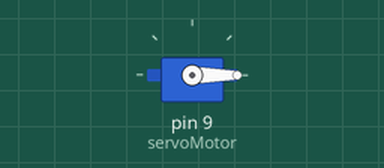
Simulated run of this sketch. Board: Arduino Uno, built with avr-gcc and run on an emulated ATmega328P. Shown: servo.

Above: at 0.05 s.
At 2.05 s:
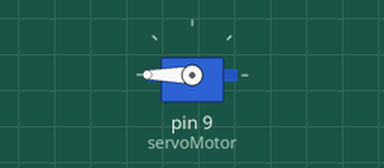
At 4.0 s:
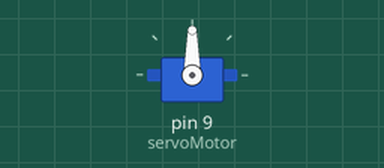
Timing chart, 0 to 5.2 s (numbered marks = the images above):
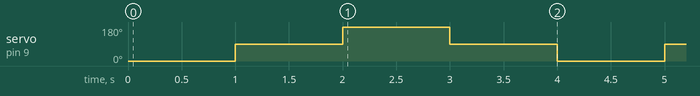

The sketch:

_6-SERVO.ino
```cpp
#include <Servo.h>
Servo servoMotor;

void setup()
{
  servoMotor.attach(9);
}

void loop()
{
    servoMotor.write(0);
    delay(1000);
    servoMotor.write(90);
    delay(1000);
    servoMotor.write(180);
    delay(1000);
    servoMotor.write(90);
    delay(1000);
}
```

Measured:
- by itself, servo on pin 9 (servoMotor): repeats every 4.0 s: 180° 1.0 s, 90° 1.0 s, 0° 1.0 s, 90° 1.0 s
